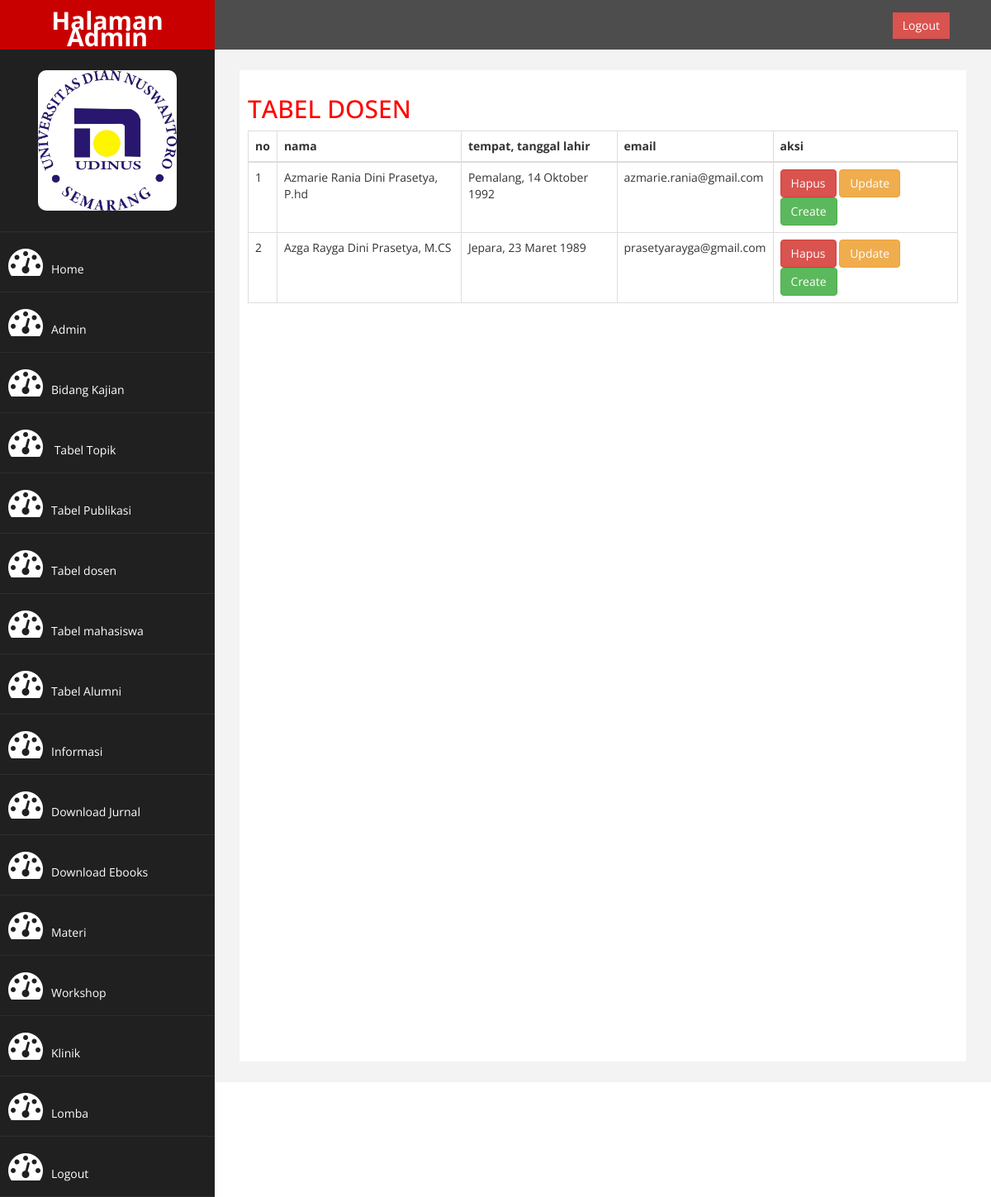
The page /admin/index.php?halaman=dosen (signed in) on the database its author committed.
### tables this page shows
CREATE TABLE IF NOT EXISTS `dosen` (
`id` int(11) NOT NULL,
  `nama` varchar(100) NOT NULL,
  `tempat_tgl_lahir` varchar(150) NOT NULL,
  `email` varchar(50) NOT NULL
);

### admin/dosen.php (the view, shortened to what this page needs)
<h2>TABEL DOSEN</h2>
<table class="table table-bordered">
	<thead>
		<tr>
			<th>no</th>
			<th>nama</th>
			<th>tempat, tanggal lahir</th>
			<th>email</th>
			<th>aksi</th>
		</tr>
	</thead>
	<tbody>
		<?php  $nomor = 1; ?>
		<?php
			$ambil=$koneksi->query("SELECT * FROM dosen");
		?>
		<?php
			while($pecah=mysqli_fetch_assoc($ambil)){
		?>
		<tr>
			<td><?php echo $nomor; ?></td>
			<td><?php echo $pecah['nama']; ?></td>
			<td><?php echo $pecah['tempat_tgl_lahir']; ?></td>
			<td><?php echo $pecah['email']; ?></td>
			<td>
				<a href="proses-delete-dosen.php?id=<?php echo $pecah['id'] ?>" class="btn-danger btn">Hapus</a>
				<a href="form-update-dosen.php?id=<?php echo $pecah['id'] ?>" class="btn-warning btn">Update</a>
				<a href="" class="btn-success btn" data-toggle="modal" data-target="#create">Create</a>
			</td>
		</tr>
		<?php $nomor++; ?>
		<?php } ?>
	</tbody>
</table>

### admin/assets/css/custom.css (style rules this page uses)
body { font-family: 'Open Sans', sans-serif; }
h2 { color: #f00; }

### rows shown on the page
dosen: nama "Azmarie Rania Dini Prasetya, P.hd", tempat_tgl_lahir "Pemalang, 14 Oktober 1992", email "azmarie.rania@gmail.com"
dosen: nama "Azga Rayga Dini Prasetya, M.CS", tempat_tgl_lahir "Jepara, 23 Maret 1989", email "prasetyarayga@gmail.com"
